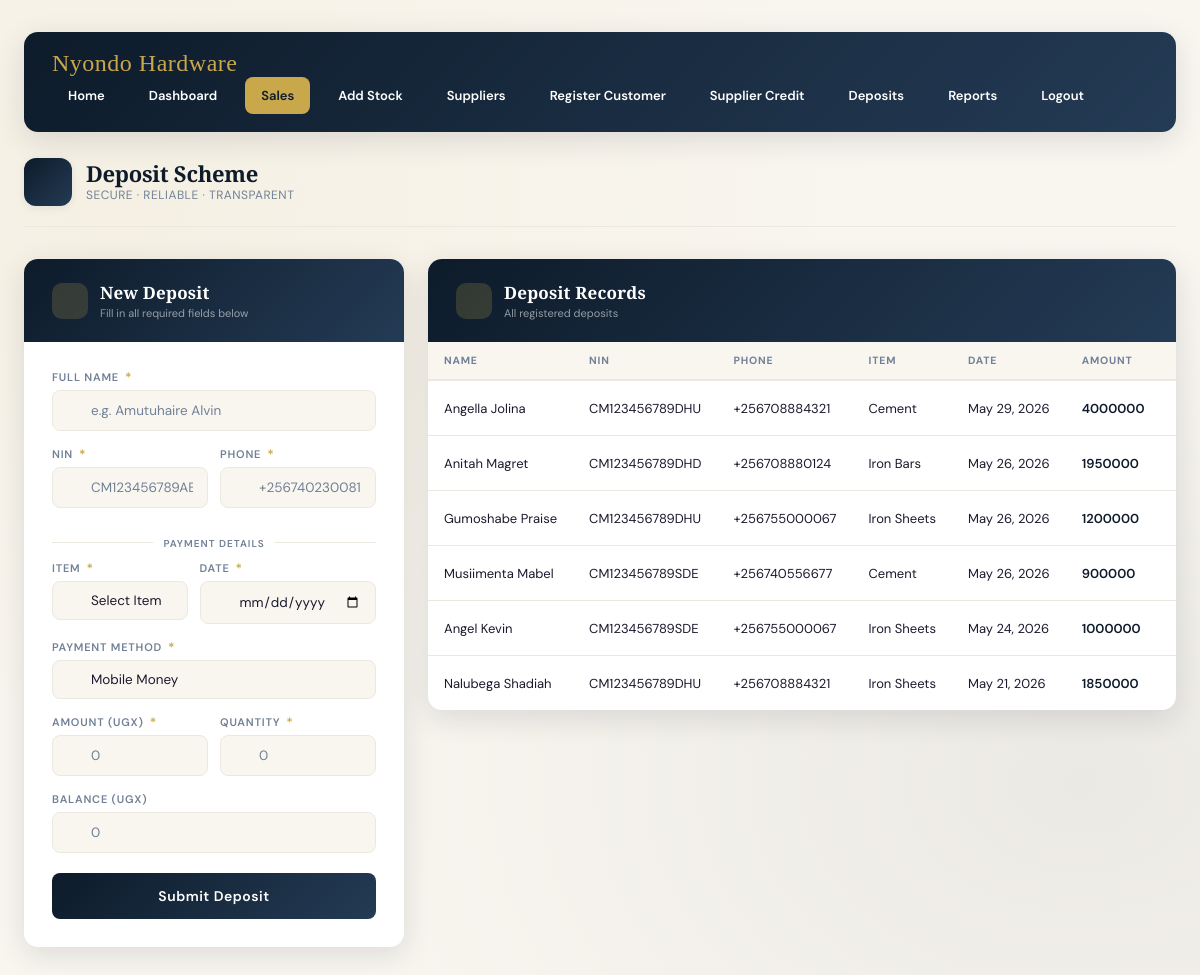
Page /deposit/ (signed in) on the earlier database version.
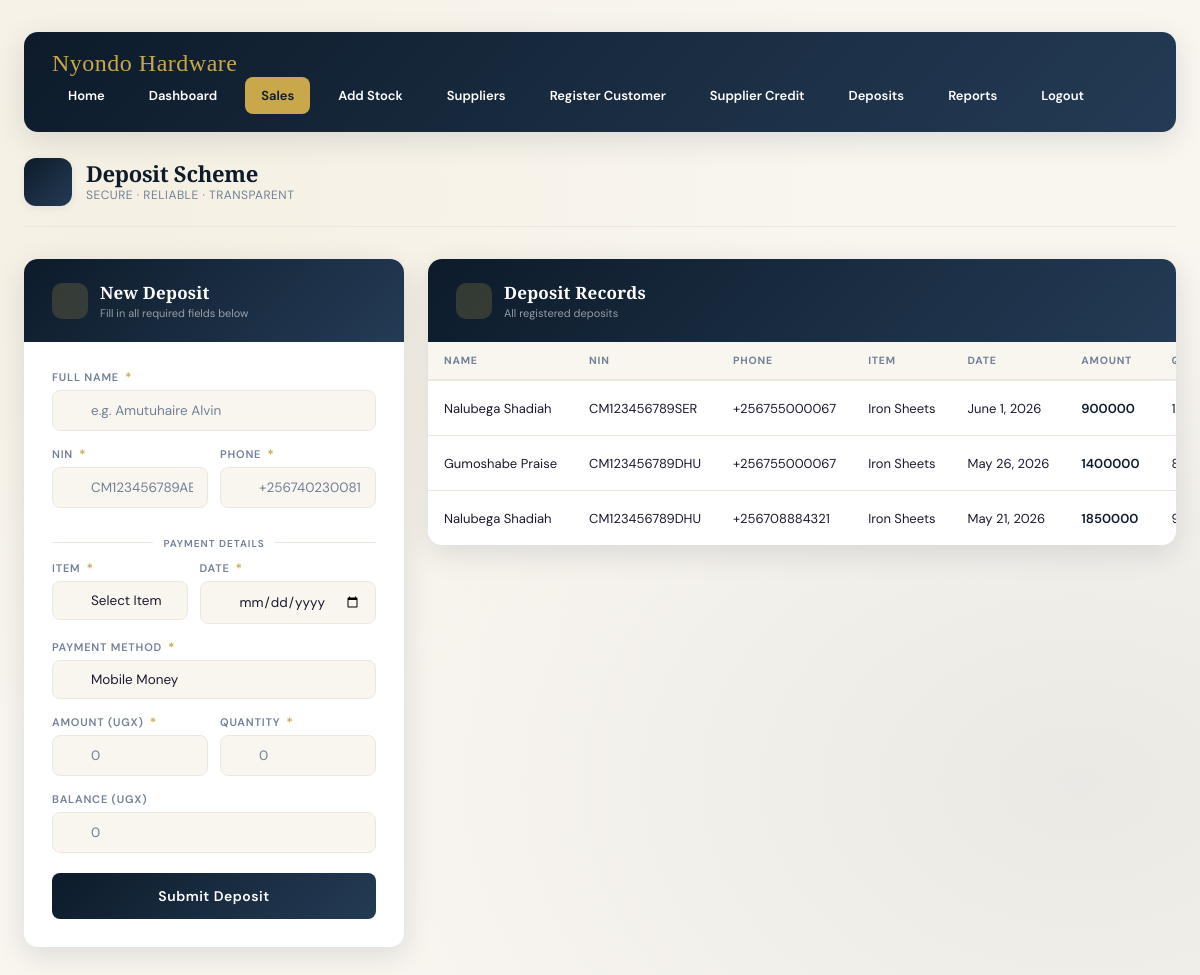
Same page on the later database version.
### hardwareapp/models.py (models this page shows)
class Deposit(models.Model):
    amount = models.DecimalField(max_digits=10, decimal_places=1, default=0)
    name = models.CharField(max_length=100)
    phone = models.CharField(max_length=13)
    method = models.CharField(max_length=100)
    item_name = models.CharField(max_length=100)
    nin = models.CharField(max_length=100, default="N/A")
    quantity = models.IntegerField()
    glass_type = models.CharField(max_length=100, blank=True, null=True)
    balance = models.DecimalField(max_digits=10, decimal_places=1, default=0)
    date = models.DateField(default=timezone.now)
    created_at = models.DateTimeField(auto_now_add=True)

### hardwareapp/views.py (the view, shortened to what this page needs)
# urls.py: path('deposit/', views.deposit, name='deposit'),
@login_required
def deposit(request):
    deposits = Deposit.objects.all().order_by("-id")
    return render(request, "deposit.html", {
        "deposits": deposits
    })

### hardwareapp/templates/deposit.html (shortened to what this page needs)
<!doctype html>
<html lang="en">
  <head>
  </head>
  <body>
    {% load static %}
    <nav class="top-nav">
      <div class="nav-logo">Nyondo Hardware</div>
      <div class="nav-links">
        <a href="{% url 'index' %}">Home</a>
        <a href="{% url 'dash' %}">Dashboard</a>
        <a href="{% url 'sales' %}" class="active">Sales</a>
        <a href="{% url 'stock' %}">Add Stock</a>
        <a href="{% url 'supplier' %}">Suppliers</a>
        <a href="{% url 'register' %}">Register Customer</a>
        <a href="{% url 'credit' %}">Supplier Credit</a>
        <a href="{% url 'deposit' %}">Deposits</a>
        <a href="{% url 'reports' %}">Reports</a>
        <a
          href="{% url 'logout' %}"
          onclick="return confirm('Are you sure you want to log out?');"
        >
          Logout
        </a>
      </div>
    </nav>
    <div class="page-header">
      <div class="brand">
        <div class="brand-icon"></div>
        <div class="brand-text">
          <h1>Deposit Scheme</h1>
          <p>Secure &middot; Reliable &middot; Transparent</p>
        </div>
      </div>
    </div>
    <div class="layout">
      <div class="card">
        <div class="card-header">
          <div class="card-header-icon"></div>
          <div>
            <h2>New Deposit</h2>
            <p>Fill in all required fields below</p>
          </div>
        </div>
        <div class="form-body">
          <form method="POST" id="deposit-form" novalidate>
            <div class="field-group">
              <label>Full Name <span class="req">*</span></label>
              <div class="input-wrap">
                <input
                  type="text"
                  name="name"
                  placeholder="e.g. Amutuhaire Alvin"
                  required
                />
              </div>
            </div>
            <div class="field-row">
              <div class="field-group">
                <label>NIN <span class="req">*</span></label>
                <div class="input-wrap">
                  <input
                    type="text"
                    name="nin"
                    maxlength="14"
                    minlength="14"
                    placeholder="CM123456789AB"
                    pattern="^(CM|CF)[A-Z0-9]{12}$"
                    title="NIN must be 14 chars (CM or CF + 12)"
                    required
                  />
                </div>
              </div>
              <div class="field-group">
                <label>Phone <span class="req">*</span></label>
                <div class="input-wrap">
                  <input
                    type="text"
                    name="phone"
                    placeholder="+256740230081"
                    pattern="^\+256[0-9]{9}$"
                    maxlength="13"
                    title="Format: +256XXXXXXXXX"
                    required
                  />
                </div>
              </div>
            </div>
            <div class="form-divider"></div>
            <div class="field-row">
              <div class="field-group">
                <label>Item <span class="req">*</span></label>
                <div class="input-wrap">
                  <select name="item_name" required>
                    <option value="">Select Item</option>
                  </select>
                </div>
              </div>
              <div class="field-group">
                <label>Date <span class="req">*</span></label>
                <div class="input-wrap">
                  <input type="date" name="date" required />
                </div>
              </div>
            </div>
            <div class="field-group">
              <label>Payment Method <span class="req">*</span></label>
              <div class="input-wrap">
                <select name="method" required>
                  <option>Mobile Money</option>
                </select>
              </div>
            </div>
            <div class="field-row">
              <div class="field-group">
                <label>Amount (UGX) <span class="req">*</span></label>
                <div class="input-wrap">
                  <input
                    type="number"
                    name="amount"
                    min="1"
                    placeholder="0"
                    required
                  />
                </div>
              </div>
              <div class="field-group">
                <label>Quantity <span class="req">*</span></label>
                <div class="input-wrap">
                  <input
                    type="number"
                    name="quantity"
                    min="1"
                    placeholder="0"
                    required
                  />
                </div>
              </div>
            </div>
            <div class="field-group">
              <label>Balance (UGX)</label>
              <div class="input-wrap">
                <input type="number" name="balance" min="0" placeholder="0" />
              </div>
            </div>
            <button type="submit" class="btn-submit">Submit Deposit</button>
          </form>
        </div>
      </div>
      <div class="card">
        <div class="card-header">
          <div class="card-header-icon"></div>
          <div>
            <h2>Deposit Records</h2>
            <p>All registered deposits</p>
          </div>
        </div>
        <div class="table-wrapper">
          <table id="depositTable">
            <thead>
              <tr>
                <th>Name</th>
                <th>NIN</th>
                <th>Phone</th>
                <th>Item</th>
                <th>Date</th>
                <th>Amount</th>
                <th>Qty</th>
              </tr>
            </thead>
            <tbody>
              {% for d in deposits %}
              <tr>
                <td>{{ d.name }}</td>
                <td><span class="nin-badge">{{ d.nin }}</span></td>
                <td>{{ d.phone }}</td>
                <td><span class="item-badge">{{ d.item_name }}</span></td>
                <td>{{ d.date }}</td>
                <td class="amount-cell">{{ d.amount|floatformat:0 }}</td>
                <td>{{ d.quantity }}</td>
              </tr>
              {% endfor %}
            </tbody>
          </table>
        </div>
      </div>
    </div>
  </body>
</html>

Differences in the rows shown:
removed Deposit: name "Angella Jolina", nin "CM123456789DHU", phone "+256708884321", item_name "Cement", date "May 29, 2026", amount "4000000"
removed Deposit: name "Anitah Magret", nin "CM123456789DHD", phone "+256708880124", item_name "Iron Bars", date "May 26, 2026", amount "1950000"
removed Deposit: name "Musiimenta Mabel", nin "CM123456789SDE", phone "+256740556677", item_name "Cement", date "May 26, 2026", amount "900000"
removed Deposit: name "Angel Kevin", nin "CM123456789SDE", phone "+256755000067", item_name "Iron Sheets", date "May 24, 2026", amount "1000000"
added Deposit: name "Nalubega Shadiah", nin "CM123456789SER", phone "+256755000067", item_name "Iron Sheets", date "June 1, 2026", amount "900000"
changed Deposit "Gumoshabe Praise": amount "1200000" → "1400000"
